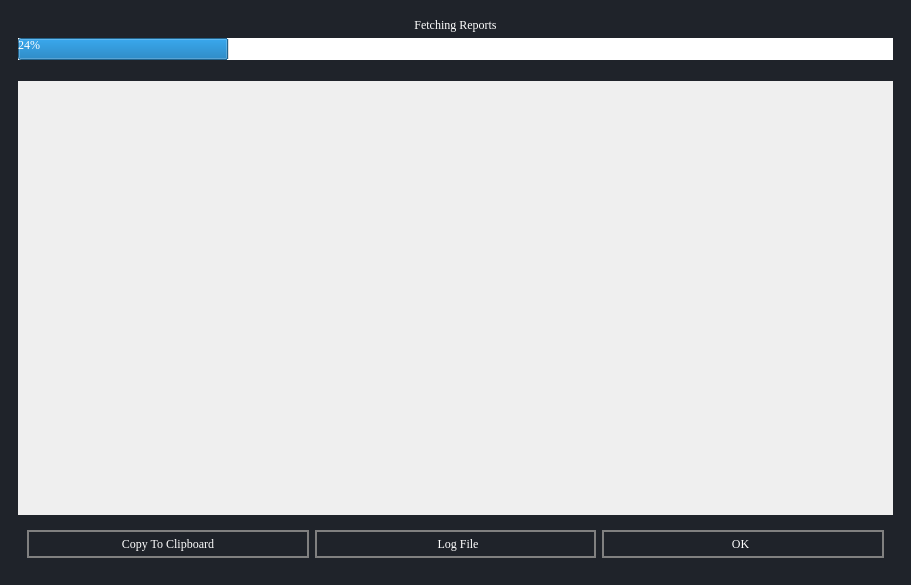
<?xml version="1.0" encoding="UTF-8"?>
<ui version="4.0">
 <class>MainWindow</class>
 <widget class="QMainWindow" name="fetchReportsProgress">
  <property name="geometry">
   <rect>
    <x>0</x>
    <y>0</y>
    <width>911</width>
    <height>585</height>
   </rect>
  </property>
  <property name="windowTitle">
   <string>MainWindow</string>
  </property>
  <property name="styleSheet">
   <string notr="true">*{
	
	
border:none;
background-color:transparent;
background:none;
padding:0;
margin:0;
color:#fff;
font-family:georgia;
}



#centralwidget{
background-color: #1f232a;
}
#EditVendor{
background-color:#16191d;
}
QPushButton{
text-align:center;
border:2px solid grey;
border-radius:15px;
padding: 5px 10px;

}
QPushButton:pressed{
background-color:grey;
text-align:left;
padding:2px 10px;
color:white;}</string>
  </property>
  <widget class="QWidget" name="centralwidget">
   <layout class="QGridLayout" name="gridLayout">
    <item row="0" column="0">
     <widget class="QFrame" name="frame">
      <property name="frameShape">
       <enum>QFrame::StyledPanel</enum>
      </property>
      <property name="frameShadow">
       <enum>QFrame::Raised</enum>
      </property>
      <layout class="QGridLayout" name="gridLayout_3">
       <item row="0" column="0">
        <widget class="QLabel" name="label">
         <property name="font">
          <font>
           <family>georgia</family>
          </font>
         </property>
         <property name="layoutDirection">
          <enum>Qt::LeftToRight</enum>
         </property>
         <property name="styleSheet">
          <string notr="true">text-align:center;</string>
         </property>
         <property name="text">
          <string>&lt;html&gt;&lt;head/&gt;&lt;body&gt;&lt;p align=&quot;center&quot;&gt;Fetching Reports&lt;/p&gt;&lt;/body&gt;&lt;/html&gt;</string>
         </property>
        </widget>
       </item>
       <item row="1" column="0">
        <widget class="QProgressBar" name="progress_bar">
         <property name="sizePolicy">
          <sizepolicy hsizetype="Expanding" vsizetype="Fixed">
           <horstretch>0</horstretch>
           <verstretch>0</verstretch>
          </sizepolicy>
         </property>
         <property name="font">
          <font>
           <family>georgia</family>
          </font>
         </property>
         <property name="value">
          <number>24</number>
         </property>
        </widget>
       </item>
       <item row="2" column="0">
        <widget class="QScrollArea" name="results_scroll_area">
         <property name="sizePolicy">
          <sizepolicy hsizetype="Expanding" vsizetype="Expanding">
           <horstretch>0</horstretch>
           <verstretch>0</verstretch>
          </sizepolicy>
         </property>
         <property name="styleSheet">
          <string notr="true">padding-top:15</string>
         </property>
         <property name="widgetResizable">
          <bool>true</bool>
         </property>
         <widget class="QWidget" name="scroll_area_widget_contents">
          <property name="geometry">
           <rect>
            <x>0</x>
            <y>0</y>
            <width>857</width>
            <height>429</height>
           </rect>
          </property>
          <layout class="QVBoxLayout" name="scroll_area_vertical_layout"/>
         </widget>
        </widget>
       </item>
       <item row="3" column="0">
        <widget class="QFrame" name="frame_2">
         <property name="frameShape">
          <enum>QFrame::StyledPanel</enum>
         </property>
         <property name="frameShadow">
          <enum>QFrame::Raised</enum>
         </property>
         <layout class="QGridLayout" name="gridLayout_2">
          <item row="1" column="1">
           <widget class="QPushButton" name="pushButton">
            <property name="text">
             <string>Copy To Clipboard</string>
            </property>
           </widget>
          </item>
          <item row="1" column="3">
           <widget class="QPushButton" name="exportButton">
            <property name="sizePolicy">
             <sizepolicy hsizetype="Preferred" vsizetype="Fixed">
              <horstretch>0</horstretch>
              <verstretch>0</verstretch>
             </sizepolicy>
            </property>
            <property name="styleSheet">
             <string notr="true">padding-left:5px;</string>
            </property>
            <property name="text">
             <string>OK</string>
            </property>
           </widget>
          </item>
          <item row="1" column="2">
           <widget class="QPushButton" name="logFileButton">
            <property name="styleSheet">
             <string notr="true">padding-right:5px;</string>
            </property>
            <property name="text">
             <string>Log File</string>
            </property>
           </widget>
          </item>
         </layout>
        </widget>
       </item>
      </layout>
     </widget>
    </item>
   </layout>
  </widget>
 </widget>
 <resources/>
 <connections/>
</ui>
